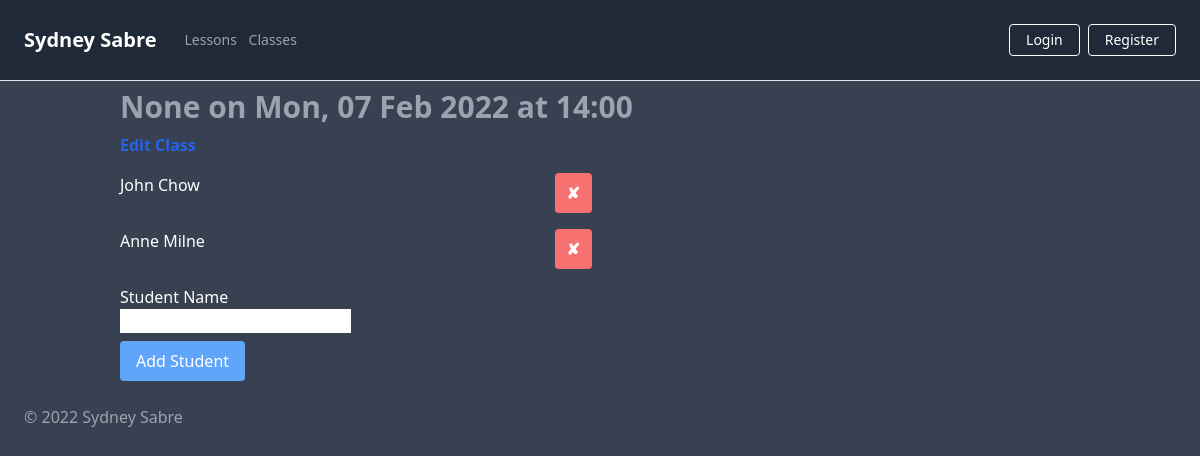
Screenshot of /classes/6 with the database file from the repository.
### app/models.py (models this page shows)
class ClassSlot(db.Model):
    __tablename__ = "class_slots"
    id = db.Column(db.Integer, primary_key=True)
    date = db.Column(db.Date, nullable=False)
    time = db.Column(db.Time, nullable=False)
    class_name = db.Column(db.String(250), nullable=True)
    completed = db.Column(db.Boolean, default=False, nullable=True)
    students = db.relationship("Student")

class Student(db.Model):
    __tablename__ = "students"
    id = db.Column(db.Integer, primary_key=True)
    name = db.Column(db.String(250), nullable=True)
    paid = db.Column(db.Boolean, default=False, nullable=True)
    parent_id = db.Column(db.Integer, db.ForeignKey('class_slots.id'))

### app/routes.py (the view, shortened to what this page needs)
@app.route('/classes/<class_slot_id>', methods=["GET", "POST"])
def book_class(class_slot_id):
    form = BookingClassForm()
    class_slot = ClassSlot.query.get(class_slot_id)
    return render_template('class_slot.html', current_class=class_slot, form=form)

### app/forms.py
class BookingClassForm(FlaskForm):
    name = StringField("Student Name", validators=[DataRequired()])
    submit = SubmitField("Add Student")

### app/templates/class_slot.html (shortened to what this page needs)
{% extends 'base.html' %}
{% block title %}
{{ current_class.class_name }} on {{ current_class.date.strftime('%a, %d %b %Y') }} at {{ current_class.time.strftime('%H:%M') }}
{% endblock %}
{% block content %}
    <div class="container">
        <h1 class="text-gray-400 my-2 text-3xl font-bold">{{ self.title() }}</h1>
        <a class="text-blue-600 hover:text-blue-200 font-bold"
            href="{{ url_for('edit_class', class_slot_id=current_class.id) }}">
            Edit Class
        </a>
        {% for student in current_class.students %}
        <div class="flex mr-auto my-4 w-full md:w-3/4 lg:w-1/2">
            <div class="flex grow">
                <p class="text-white">
                    {{ student.name }}
                </p>
            </div>
            <div class="flex">
                <a class="bg-red-400 hover:bg-red-200 text-white font-bold mx-2 px-3 py-2 rounded"
                href="{{url_for('delete_student', student_id=student.id)}}">
                ✘
                </a>
            </div>
        </div>
        {% endfor %}
        <form action="" method="post" novalidate>
            <div class="my-2">
                <p class="text-white">
                    {{ form.name.label }}
                </p>
                <p>
                    {{ form.name }}
                </p>
            </div>
            <button class="bg-blue-400 hover:bg-blue-200 text-white font-bold py-2 px-4 rounded">{{ form.submit() }}</button>
        </form>
    </div>
{% endblock %}

### app/static/css/main.css (style rules this page uses)
html { line-height: 1.5; -webkit-text-size-adjust: 100%; -moz-tab-size: 4; -o-tab-size: 4; tab-size: 4; font-family: ui-sans-serif, system-ui, -apple-system, BlinkMacSystemFont, "Segoe UI", Roboto, "Helvetica Neue", Arial, "Noto Sans", sans-serif, "Apple Color Emoji", "Segoe UI Emoji", "Segoe UI Symbol", "Noto Color Emoji"; }
body { margin: 0; line-height: inherit; }
h1, h2, h3, h4, h5, h6 { font-size: inherit; font-weight: inherit; }
a { color: inherit; text-decoration: inherit; }
button, input, optgroup, select, textarea { font-family: inherit; font-size: 100%; line-height: inherit; color: inherit; margin: 0; padding: 0; }
button, select { text-transform: none; }
button, [type='button'], [type='reset'], [type='submit'] { -webkit-appearance: button; background-color: transparent; background-image: none; }
blockquote, dl, dd, h1, h2, h3, h4, h5, h6, hr, figure, p, pre { margin: 0; }
input::placeholder, textarea::placeholder { opacity: 1; color: #9ca3af; }
button, [role="button"] { cursor: pointer; }
.container { width: 100%; margin-right: auto; margin-left: auto; padding-right: 2rem; padding-left: 2rem; }
@media (min-width: 640px) { .container { max-width: 640px; } }
@media (min-width: 768px) { .container { max-width: 768px; } }
@media (min-width: 1024px) { .container { max-width: 1024px; } }
.my-2 { margin-top: 0.5rem; margin-bottom: 0.5rem; }
.my-4 { margin-top: 1rem; margin-bottom: 1rem; }
.mx-2 { margin-left: 0.5rem; margin-right: 0.5rem; }
.mr-auto { margin-right: auto; }
.flex { display: flex; }
.w-full { width: 100%; }
.grow { flex-grow: 1; }
.rounded { border-radius: 0.25rem; }
.bg-gray-700 { --tw-bg-opacity: 1; background-color: rgb(55 65 81 / var(--tw-bg-opacity)); }
.bg-blue-400 { --tw-bg-opacity: 1; background-color: rgb(96 165 250 / var(--tw-bg-opacity)); }
.bg-red-400 { --tw-bg-opacity: 1; background-color: rgb(248 113 113 / var(--tw-bg-opacity)); }
.px-4 { padding-left: 1rem; padding-right: 1rem; }
.py-2 { padding-top: 0.5rem; padding-bottom: 0.5rem; }
.px-3 { padding-left: 0.75rem; padding-right: 0.75rem; }
.text-3xl { font-size: 1.875rem; line-height: 2.25rem; }
.font-bold { font-weight: 700; }
.text-white { --tw-text-opacity: 1; color: rgb(255 255 255 / var(--tw-text-opacity)); }
.text-gray-400 { --tw-text-opacity: 1; color: rgb(156 163 175 / var(--tw-text-opacity)); }
.text-blue-600 { --tw-text-opacity: 1; color: rgb(37 99 235 / var(--tw-text-opacity)); }
@media (min-width: 768px) { .md\:w-3\/4 { width: 75%; } }
@media (min-width: 1024px) { .lg\:w-1\/2 { width: 50%; } }

### rows the page displays
ClassSlot: class_name "None", date "Mon, 07 Feb 2022", time "14:00"
Student: name "John Chow"
Student: name "Anne Milne"
